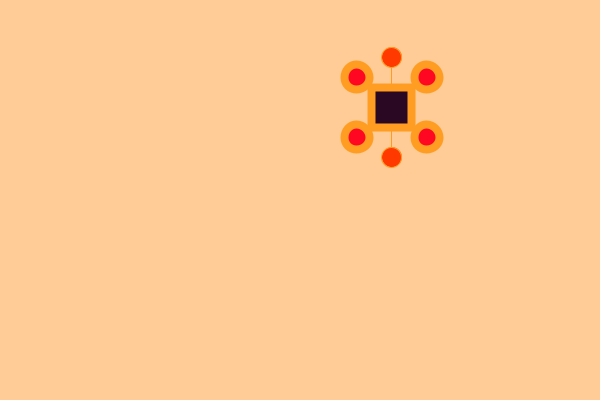
Frame 1 (no input)
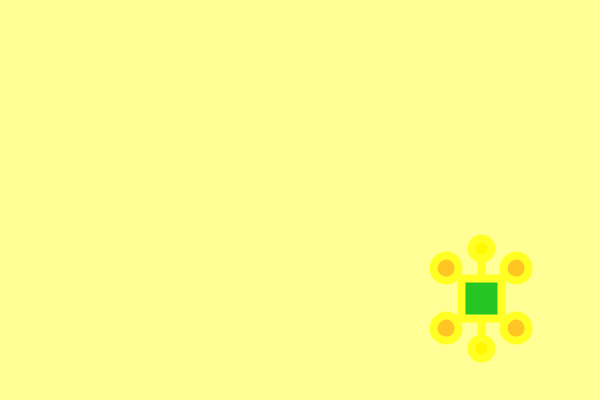
Frame 60 (the mouse pressed at the canvas centre just before this capture)
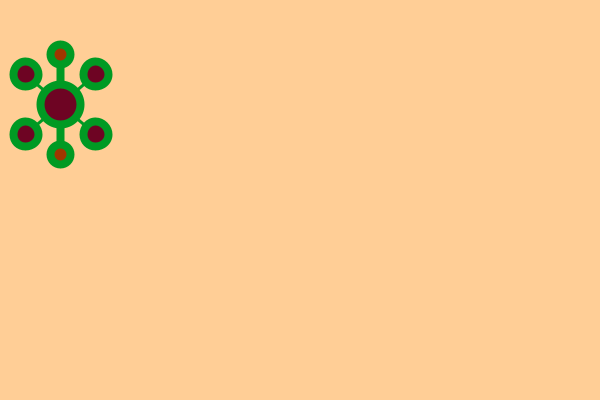
Frame 120 (the mouse held since frame 60 and released just before this capture)

The Processing sketch that drew these frames (run headless with seeded random() and noise(); from frame 60 on, the mouse is pressed at the canvas centre):

// Processing sketch: processing_96950
// ── processing_96950.pde

float posX, posY, velX, velY;
float mides= 20;
float dosmides= 20;
float e1=25; 
boolean cosa=true;


void setup() {
  size(600, 400);
  posX= random(width);
  posY= random(height);
  velX=random(3,4);
  velY=random(3,4);
  mides=20;
  dosmides=20;
  e1=25;
  
}

void draw() {

  background(posX+230, posY+100, 150);
  
  // posicions
    posX= posX+velX;
  posY=posY+velY;
  
  //diametres  
  e1=25;
  mides= 20;
  dosmides=20;
  rectMode(CENTER);
 
 
   //Verticals
  
  fill(posX+100, posY-50, -35);;
  stroke(posX-100, posY+50, 35);
  
  line(posX, posY, posX, posY+50);
  ellipse(posX, posY+50, mides, mides);

  line(posX, posY, posX, posY-50);
  ellipse(posX, posY-50, dosmides, dosmides);
 
 
 
 
  //Colors variant
  fill(posX+50, posY-100, 35);
  stroke(posX-100, posY+50, 35);

////////////////////////////////////////////////////////////////////////
  //Dibuix   

  strokeWeight(3);
  line(posX, posY, posX+35, posY-30);
  line(posX, posY, posX-35, posY-30);
  line(posX, posY, posX-35, posY+30);
  line(posX, posY, posX+35, posY+30);




  //Colors variant
//elipses diagonals
  fill(posX+50, posY-100, 35);
  stroke(posX-100, posY+50, 35);
  strokeWeight(8);

  ellipse(posX+35, posY-30, e1, e1);
  ellipse(posX-35, posY-30, e1, e1);
  ellipse(posX-35, posY+30, e1, e1);
  ellipse(posX+35, posY+30, e1, e1);
  

  //Colors variant
  fill(random(50), posY-100, 35);
  stroke(posX-100, posY+50, 35);
  strokeWeight(8);
  frameRate(50);


////////////////////////////////////////////////////////////////////////


//comprovacio posicio

//LIMITS HORITZONTALS
  if((posX+35)+e1/2>=width){
      velX=-velX;
      posX=width-(35+(e1/2));      
}

  if((posX-35)-e1/2<=0){
      velX=-velX;
      posX=+35+e1/2;      
}



//LIMITS VERTICALS

  if(((posY-50)-(mides/2))<=0){
      velY=-velY;
      posY=50+(mides/2);      
}

  if(((posY+50)+(dosmides/2))>=height){
      velY=-velY;
      posY=height-(50+(dosmides/2));      
}

  if(cosa==true) {
  rect(posX, posY, 40, 40); 
  }
  else {
  frameRate(50);  
  fill(posX+50, posY-100, 35);
  ellipse(posX, posY, 40, 40); 
  }
    
  
}


void mousePressed(){
 
 velX= random(-8,8);
 velY=random(-8,8);
 posX=mouseX;
 posY=mouseY;
 cosa = !cosa; 
      
    
 }  
